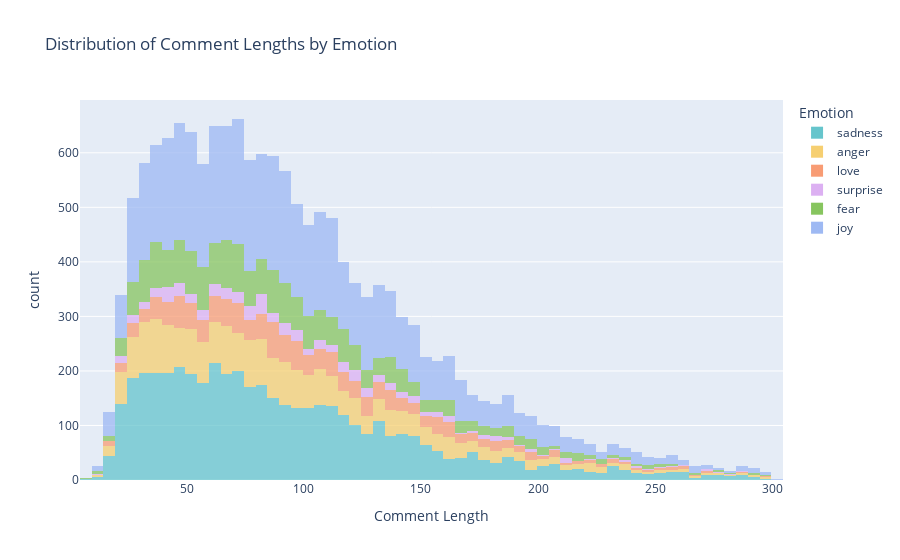

The code cell stored with this chart in its notebook:
### Code cell
df2 = train_data.copy()
df2['length'] = [len(x) for x in df2['Comment']]

# Create an interactive histogram using Plotly Express
fig = px.histogram(df2, 
                   x='length', 
                   color='Emotion',  # Grouping by 'Emotion'
                   title='Distribution of Comment Lengths by Emotion',
                   labels={'length': 'Comment Length', 'Emotion': 'Emotion'},
                   opacity=0.75,  # Set opacity for stacked bars
                   barmode='stack',  # Stacked bars
                   color_discrete_sequence=px.colors.qualitative.Pastel)  # Use pastel color palette

# Show the interactive plot
fig.show()

### Figure 1 — Plotly figure (JSON) as saved in the notebook; plotly's stock layout.template omitted (floating-point values rounded to 4 significant figures; data arrays with more than 128 entries replaced by an {"elided": "..."} marker saying what was removed)
{"data": [{"alignmentgroup": "True", "bingroup": "x", "hovertemplate": "Emotion=sadness<br>Comment Length=%{x}<br>count=%{y}<extra></extra>", "legendgroup": "sadness", "marker": {"color": "rgb(102, 197, 204)", "opacity": 0.75, "pattern": {"shape": ""}}, "name": "sadness", "offsetgroup": "sadness", "orientation": "v", "showlegend": true, "type": "histogram", "x": {"elided": "4666 int values"}, "xaxis": "x", "yaxis": "y"}, {"alignmentgroup": "True", "bingroup": "x", "hovertemplate": "Emotion=anger<br>Comment Length=%{x}<br>count=%{y}<extra></extra>", "legendgroup": "anger", "marker": {"color": "rgb(246, 207, 113)", "opacity": 0.75, "pattern": {"shape": ""}}, "name": "anger", "offsetgroup": "anger", "orientation": "v", "showlegend": true, "type": "histogram", "x": {"elided": "2159 int values"}, "xaxis": "x", "yaxis": "y"}, {"alignmentgroup": "True", "bingroup": "x", "hovertemplate": "Emotion=love<br>Comment Length=%{x}<br>count=%{y}<extra></extra>", "legendgroup": "love", "marker": {"color": "rgb(248, 156, 116)", "opacity": 0.75, "pattern": {"shape": ""}}, "name": "love", "offsetgroup": "love", "orientation": "v", "showlegend": true, "type": "histogram", "x": {"elided": "1304 int values"}, "xaxis": "x", "yaxis": "y"}, {"alignmentgroup": "True", "bingroup": "x", "hovertemplate": "Emotion=surprise<br>Comment Length=%{x}<br>count=%{y}<extra></extra>", "legendgroup": "surprise", "marker": {"color": "rgb(220, 176, 242)", "opacity": 0.75, "pattern": {"shape": ""}}, "name": "surprise", "offsetgroup": "surprise", "orientation": "v", "showlegend": true, "type": "histogram", "x": {"elided": "572 int values"}, "xaxis": "x", "yaxis": "y"}, {"alignmentgroup": "True", "bingroup": "x", "hovertemplate": "Emotion=fear<br>Comment Length=%{x}<br>count=%{y}<extra></extra>", "legendgroup": "fear", "marker": {"color": "rgb(135, 197, 95)", "opacity": 0.75, "pattern": {"shape": ""}}, "name": "fear", "offsetgroup": "fear", "orientation": "v", "showlegend": true, "type": "histogram", "x": {"elided": "1937 int values"}, "xaxis": "x", "yaxis": "y"}, {"alignmentgroup": "True", "bingroup": "x", "hovertemplate": "Emotion=joy<br>Comment Length=%{x}<br>count=%{y}<extra></extra>", "legendgroup": "joy", "marker": {"color": "rgb(158, 185, 243)", "opacity": 0.75, "pattern": {"shape": ""}}, "name": "joy", "offsetgroup": "joy", "orientation": "v", "showlegend": true, "type": "histogram", "x": {"elided": "5362 int values"}, "xaxis": "x", "yaxis": "y"}], "layout": {"barmode": "stack", "legend": {"title": {"text": "Emotion"}, "tracegroupgap": 0}, "title": {"text": "Distribution of Comment Lengths by Emotion"}, "xaxis": {"anchor": "y", "domain": [0, 1], "title": {"text": "Comment Length"}}, "yaxis": {"anchor": "x", "domain": [0, 1], "title": {"text": "count"}}}}
